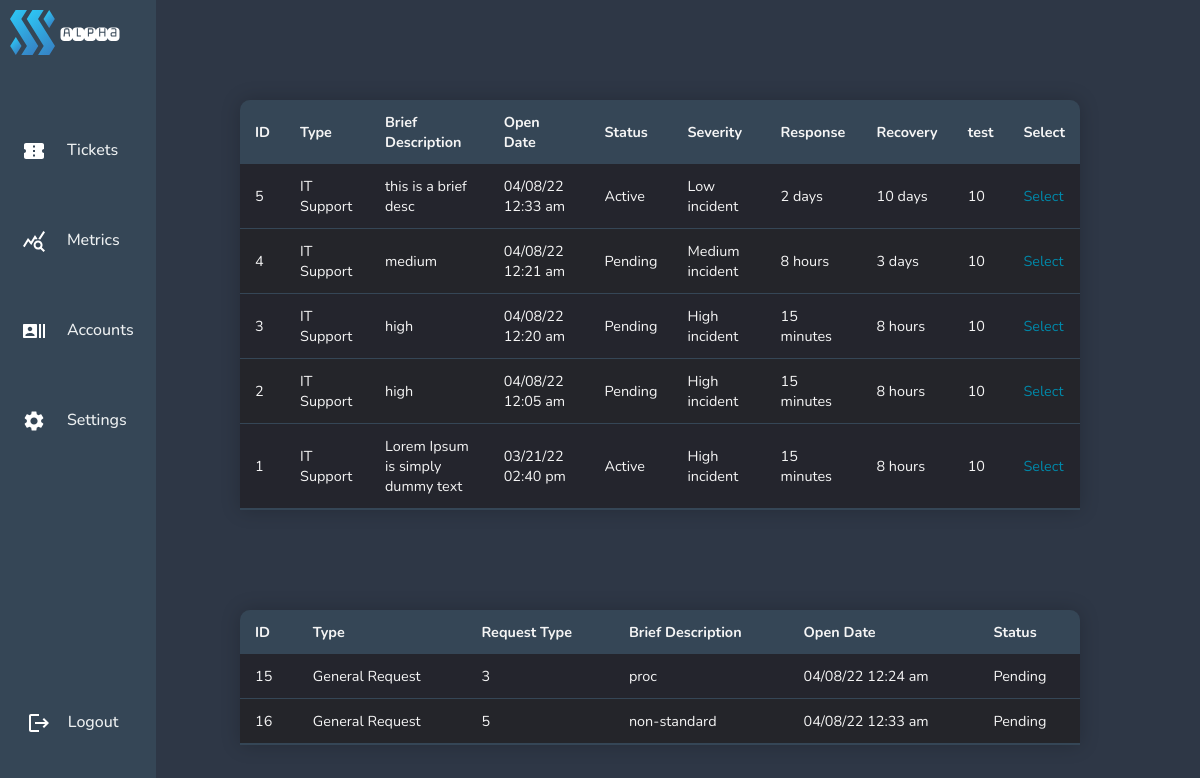
Page /pages/adminviewticket.php on the earlier database version.
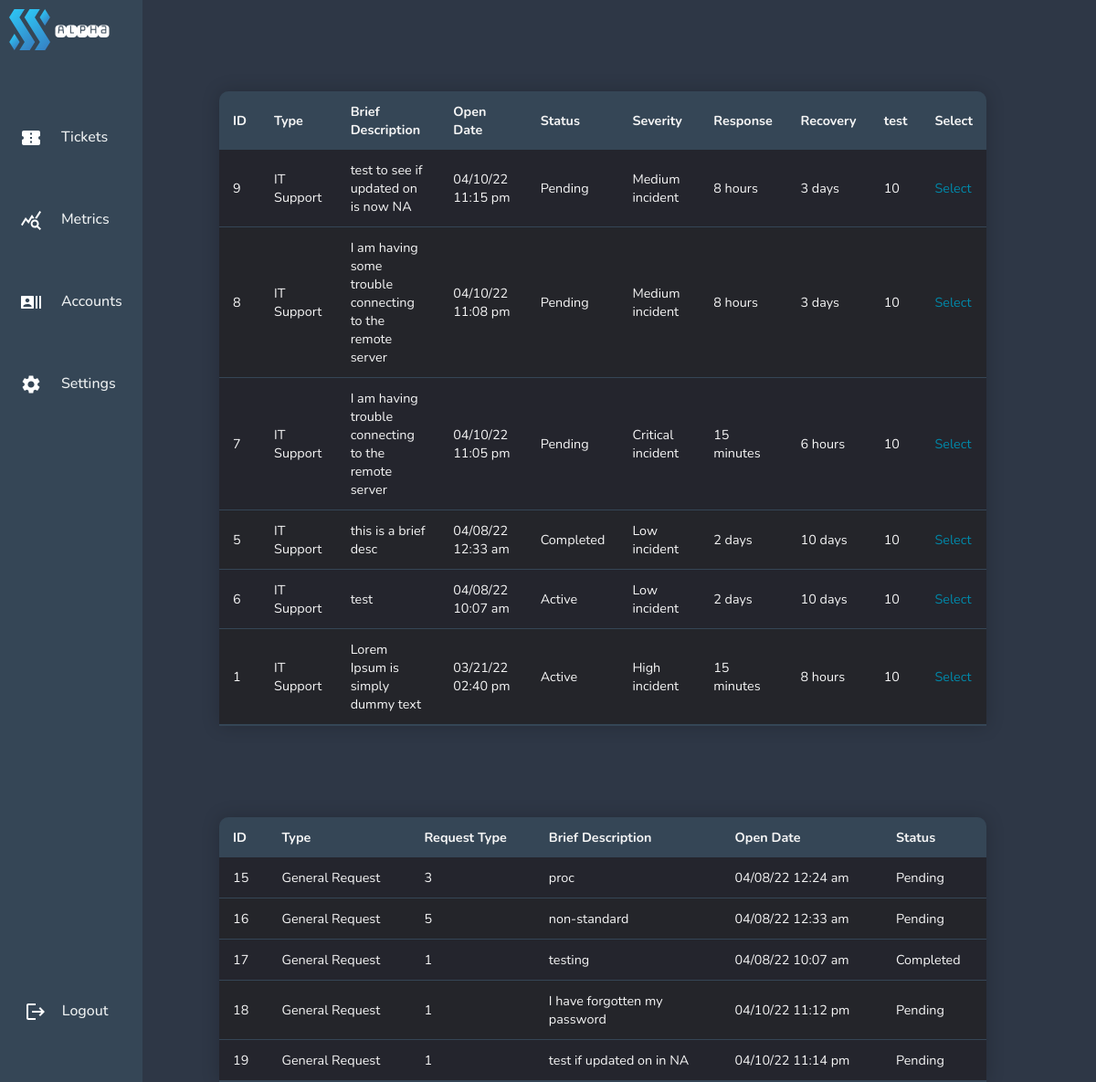
Same page on the later database version.
### tables this page shows
CREATE TABLE "requestticket" (
	"id"	INTEGER,
	"user"	INTEGER,
	"type"	TEXT,
	"request"	TEXT,
	"brief"	TEXT,
	"full"	TEXT,
	"status"	TEXT,
	"createdon"	TEXT,
	"comment"	TEXT,
	"updatedon"	TEXT,
	PRIMARY KEY("id" AUTOINCREMENT)
);

### pages/adminviewticket.php (the view, shortened to what this page needs)
<!DOCTYPE html>
<html lang="en">
<head>
    <?php include'../navigation/admindashnavbar.php';
    require ('../config/dbcon.php'); ?>
    <link rel="stylesheet" href="../navigation/admindashnavbar.css">
    <link rel="stylesheet" href="../css/admintickettable.css">
</head>
<body bgcolor="#2E3746">
<div class="full-screen-container">
    <?php
    $query = "
select itticket.id, itticket.type, itticket.brief, itticket.createdon, itticket.status,
itsupportservices.severity, itsupportservices.response, itsupportservices.recovery
from itticket
left join itsupportservices
on itticket.severity=itsupportservices.id
order by itticket.createdon DESC;
";
    $statement = $conn->prepare($query);
    $statement->execute();
    $statement->setFetchMode(PDO::FETCH_OBJ);
    $result = $statement->fetchAll();
    ?>
    <table class="ticket-table">
        <thead>
        <tr>
            <th>ID</th>
            <th>Type</th>
            <th>Brief Description</th>
            <th>Open Date</th>
            <th>Status</th>
            <th>Severity</th>
            <th>Response</th>
            <th>Recovery</th>
            <th>test</th>
            <th>Select</th>
            <?php $test  = 10; ?>
        </tr>
        </thead>
        <?php foreach($result as $data) { ?>
            <tr>
                <td><?= $data->id; ?> </td>
                <td><?= $data->type; ?> </td>
                <td><?= $data->brief; ?> </td>
                <td><?= $data->createdon; ?> </td>
                <td><?= $data->status; ?> </td>
                <td><?= $data->severity; ?> </td>
                <td><?= $data->response; ?> </td>
                <td><?= $data->recovery; ?> </td>
                <td><?= $test; ?> </td>
                <td>
                    <a href="../pages/admin-select-ticket.php?id=<?= $data->id; ?>" class="selectbutton">Select</a>
                </td>
            </tr>
            <?php
        }
        ?>
    </table>
    <?php
    $query = "SELECT * FROM requestticket";
    $statement = $conn->prepare($query);
    $statement->execute();
    $statement->setFetchMode(PDO::FETCH_OBJ);
    $result = $statement->fetchAll();
    ?>
    <table class="ticket-table" >
        <thead>
        <tr>
            <th>ID</th>
            <th>Type</th>
            <th>Request Type</th>
            <th>Brief Description</th>
            <th>Open Date</th>
            <th>Status</th>
        </tr>
        </thead>
        <?php foreach($result as $data) { ?>
            <tr>
                <td><?= $data->id; ?> </td>
                <td><?= $data->type; ?> </td>
                <td><?= $data->request; ?> </td>
                <td><?= $data->brief; ?> </td>
                <td><?= $data->createdon; ?> </td>
                <td><?= $data->status; ?> </td>
            </tr>
            <?php
        }
        ?>
    </table>
</div>
</body>
</html>

Differences in the rows shown:
added requestticket: id "17", type "General Request", request "1", brief "testing", createdon "04/08/22 10:07 am", status "Completed"
added requestticket: id "18", type "General Request", request "1", brief "I have forgotten my password", createdon "04/10/22 11:12 pm", status "Pending"
added requestticket: id "19", type "General Request", request "1", brief "test if updated on in NA", createdon "04/10/22 11:14 pm", status "Pending"
Other differences:
new list line: "9 IT Support test to see if updated on is now NA 04/10/22 11:15 pm Pending Medium incident 8 hours 3 days 10 Select"
new list line: "8 IT Support I am having some trouble connecting to the remote server 04/10/22 11:08 pm Pending Medium incident 8 hours 3 days 10 Select"
new list line: "7 IT Support I am having trouble connecting to the remote server 04/10/22 11:05 pm Pending Critical incident 15 minutes 6 hours 10 Select"
new list line: "5 IT Support this is a brief desc 04/08/22 12:33 am Completed Low incident 2 days 10 days 10 Select"
new list line: "6 IT Support test 04/08/22 10:07 am Active Low incident 2 days 10 days 10 Select"
list line gone: "5 IT Support this is a brief desc 04/08/22 12:33 am Active Low incident 2 days 10 days 10 Select"
list line gone: "4 IT Support medium 04/08/22 12:21 am Pending Medium incident 8 hours 3 days 10 Select"
list line gone: "3 IT Support high 04/08/22 12:20 am Pending High incident 15 minutes 8 hours 10 Select"
list line gone: "2 IT Support high 04/08/22 12:05 am Pending High incident 15 minutes 8 hours 10 Select"
